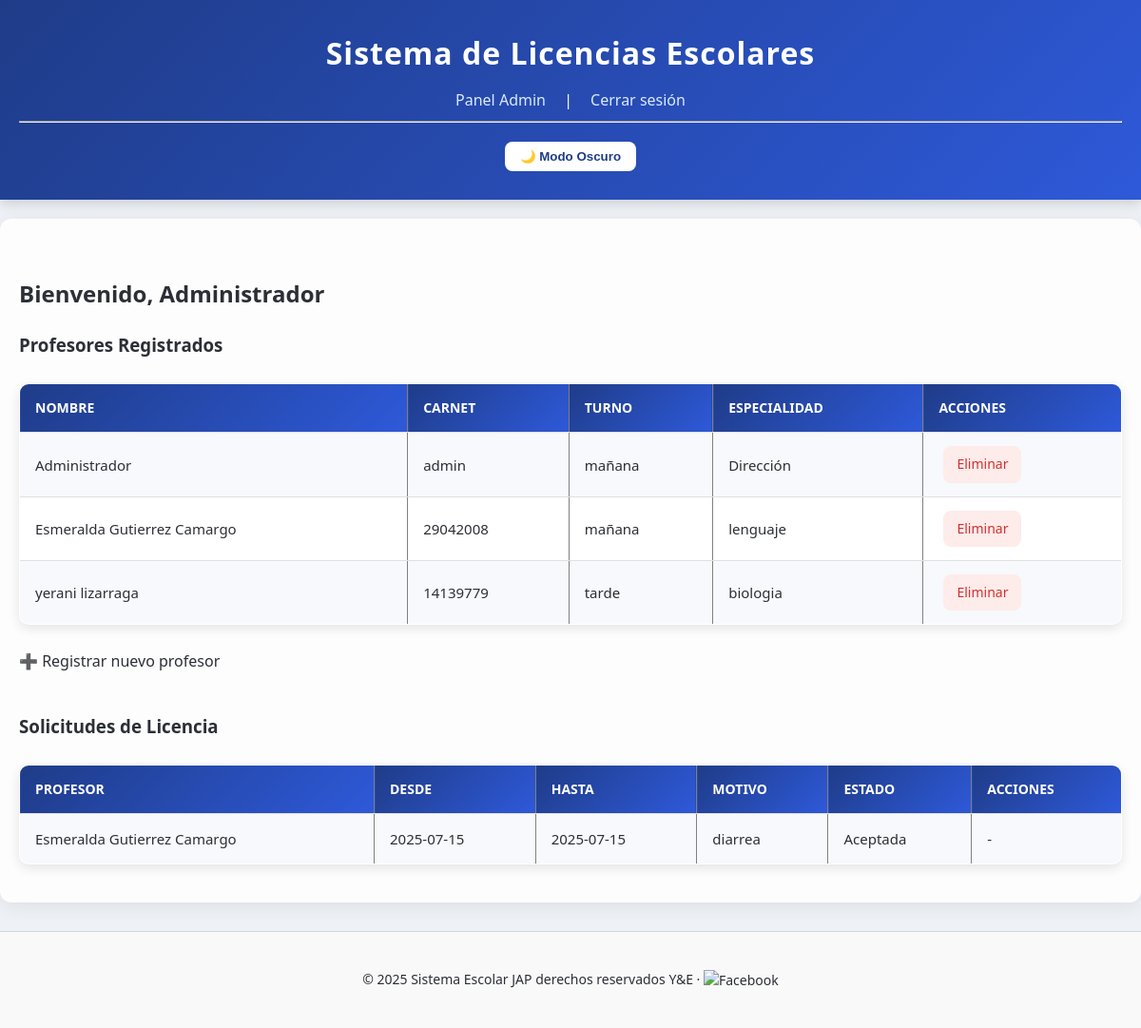
The page /dashboard_admin (signed in) on the database as committed earlier.
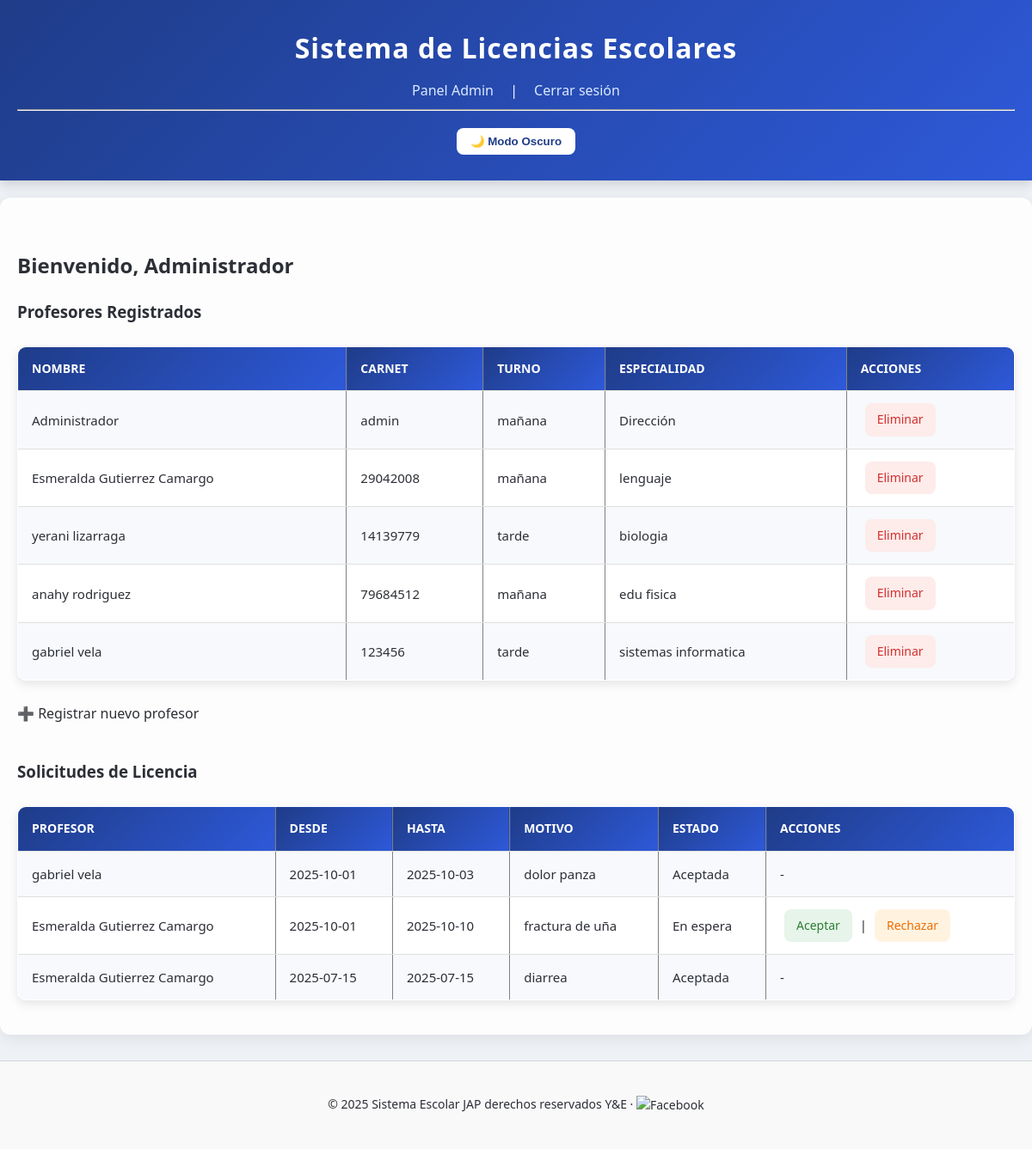
The same page on the database as committed later.
### tables this page shows
CREATE TABLE profesores (
            id INTEGER PRIMARY KEY AUTOINCREMENT,
            nombre TEXT,
            carnet TEXT UNIQUE,
            contrasena TEXT,
            turno TEXT,
            especialidad TEXT
        , foto TEXT);

CREATE TABLE licencias (
            id INTEGER PRIMARY KEY AUTOINCREMENT,
            profesor_id INTEGER,
            fecha TEXT,
            motivo TEXT,
            estado TEXT DEFAULT 'En espera',
            fecha_inicio TEXT,
            fecha_fin TEXT,
            FOREIGN KEY (profesor_id) REFERENCES profesores(id)
        );

### colegio-licencias/app.py (the view)
    @app.route('/dashboard_admin')
    def dashboard_admin():
        if session.get('user_role') != 'admin':
            return redirect(url_for('login'))
        conn = get_db_connection()
        profesores = conn.execute('SELECT * FROM profesores').fetchall()
        licencias = conn.execute('''
            SELECT l.*, p.nombre FROM licencias l
            JOIN profesores p ON l.profesor_id = p.id
            ORDER BY l.fecha DESC
        ''').fetchall()
        conn.close()
        return render_template('dashboard_admin.html', profesores=profesores, licencias=licencias)

### colegio-licencias/templates/dashboard_admin.html (shortened to what this page needs)
{% extends "base.html" %}
{% block content %}
  <h2>Bienvenido, {{ session['user_name'] }}</h2>
  <h3>Profesores Registrados</h3>
  <table border="1" cellpadding="8">
    <tr>
      <th>Nombre</th>
      <th>Carnet</th>
      <th>Turno</th>
      <th>Especialidad</th>
      <th>Acciones</th>
    </tr>
    {% for profesor in profesores %}
    <tr>
      <td>{{ profesor['nombre'] }}</td>
      <td>{{ profesor['carnet'] }}</td>
      <td>{{ profesor['turno'] }}</td>
      <td>{{ profesor['especialidad'] }}</td>
      <td>
        <a href="{{ url_for('eliminar_profesor', id=profesor['id']) }}" onclick="return confirm('¿Estás seguro de eliminar al profesor?')">Eliminar</a>
      </td>
    </tr>
    {% endfor %}
  </table>
  <br>
  <a href="{{ url_for('register_profesor') }}">➕ Registrar nuevo profesor</a>
  <h3 style="margin-top: 40px;">Solicitudes de Licencia</h3>
  <table border="1" cellpadding="8">
    <tr>
      <th>Profesor</th>
      <th>Desde</th>
      <th>Hasta</th>
      <th>Motivo</th>
      <th>Estado</th>
      <th>Acciones</th>
    </tr>
    {% for licencia in licencias %}
    <tr>
      <td>{{ licencia['nombre'] }}</td>
      <td>{{ licencia['fecha_inicio'] }}</td>
      <td>{{ licencia['fecha_fin'] }}</td>
      <td>{{ licencia['motivo'] }}</td>
      <td>{{ licencia['estado'] }}</td>
      <td>
        {% if licencia['estado'] == 'En espera' %}
          <a href="{{ url_for('aceptar_licencia', id=licencia['id']) }}">Aceptar</a> |
          <a href="{{ url_for('rechazar_licencia', id=licencia['id']) }}">Rechazar</a>
        {% else %}
          -
        {% endif %}
      </td>
    </tr>
    {% endfor %}
  </table>
{% endblock %}

### colegio-licencias/templates/base.html (shortened to what this page needs)
<!DOCTYPE html>
<html lang="es">
<head>
  <link rel="stylesheet" href="{{ url_for('static', filename='css/styles.css') }}">
</head>
<body>
  <header>
    <div class="navbar">
      <h1>Sistema de Licencias Escolares</h1>
      <nav>
        {% if session.get('user_role') %}
          {% if session['user_role'] == 'admin' %}
            <a href="{{ url_for('dashboard_admin') }}">Panel Admin</a> |
          {% endif %}
          <a href="{{ url_for('logout') }}">Cerrar sesión</a>
        {% else %}
          <a href="{{ url_for('login') }}">Iniciar Sesión</a>
        {% endif %}
      </nav>
    </div>
    <hr>
   <button id="theme-toggle">🌙 Modo Oscuro</button>
  </header>
  <main>
    {% block content %}{% endblock %}
  </main>
  <footer class="footer">
    <p>
      &copy; 2025 Sistema Escolar JAP derechos reservados Y&E
      ·
      <a class="Facebook-link" href="https://www.facebook.com/profile.php?id=61578831111755" target="_blank" title="Visitar canal de Facebook">
        <img src="https://encrypted-tbn0.gstatic.com/images?q=tbn:ANd9GcQdu64Kd_uo0jxcd1IvtjkX0TO4rt-k9XFh4A&s" alt="Facebook" width="20" style="vertical-align: middle;">
      </a>
    </p>
 </footer>
</body>

### colegio-licencias/static/css/styles.css (style rules this page uses)
body { font-family: "Segoe UI", Roboto, Arial, sans-serif; margin: 0; padding: 0; background: #eef1f6; color: #2c2f36; line-height: 1.6; }
header { background: linear-gradient(135deg, #1f3c88, #2e59d9); color: #fff; padding: 30px 20px; text-align: center; box-shadow: 0 4px 12px rgba(0,0,0,0.15); }
header h1 { margin: 0; font-size: 32px; font-weight: 600; letter-spacing: 1px; }
nav { margin-top: 12px; }
nav a { color: #dbeafe; margin: 0 15px; text-decoration: none; font-weight: 500; font-size: 16px; transition: color 0.3s ease, border-bottom 0.3s ease; padding-bottom: 4px; }
main { padding: 40px 20px; background-color: #fdfdfd; max-width: 1200px; margin: 20px auto; border-radius: 12px; box-shadow: 0 4px 20px rgba(0,0,0,0.08); }
table { width: 100%; border-collapse: collapse; margin-top: 25px; overflow: hidden; border-radius: 10px; box-shadow: 0 2px 8px rgba(0,0,0,0.1); }
table th, table td { padding: 14px; border-bottom: 1px solid #e0e0e0; text-align: left; font-size: 15px; }
table th { background-color: #1f3c88; color: #fff; font-weight: 600; text-transform: uppercase; }
table tr:nth-child(even) { background-color: #f3f6fc; }
a { text-decoration: none; color: inherit; }
a[href*="eliminar"], a[href*="aceptar"], a[href*="rechazar"] { display: inline-block; margin: 0 5px; padding: 8px 14px; border-radius: 8px; font-size: 14px; font-weight: 500; transition: background 0.3s ease, transform 0.2s ease; }
a[href*="eliminar"] { background: #fdecea; color: #d32f2f; }
a[href*="aceptar"] { background: #e6f4ea; color: #2e7d32; }
a[href*="rechazar"] { background: #fff3e0; color: #ef6c00; }
.footer { text-align: center; font-size: 14px; color: #2c2f36; padding: 25px 0; margin-top: 30px; border-top: 1px solid #d1d5db; background: #f9f9f9; }
table { border-collapse: collapse; width: 100%; border-radius: 10px; overflow: hidden; box-shadow: 0 4px 12px rgba(0,0,0,0.1); background: #fff; }
table th, table td { padding: 14px 16px; text-align: left; transition: background 0.3s ease, color 0.3s ease; }
table th { background: linear-gradient(135deg, #1f3c88, #2e59d9); color: #fff; font-weight: 600; text-transform: uppercase; font-size: 14px; }
table tr { transition: background 0.3s ease, transform 0.2s ease; }
table tr:nth-child(even) { background-color: #f7f9fc; }
#theme-toggle { background: #fff; color: #1f3c88; border: none; padding: 8px 16px; border-radius: 8px; font-weight: 600; cursor: pointer; margin-top: 12px; transition: background 0.3s, color 0.3s; }
body, header, main, table, th, td, .form-container, .login-card, .footer, .btn-primary, .login-card button { transition: background-color 0.4s ease, color 0.4s ease, border-color 0.4s ease, box-shadow 0.4s ease; }

Rows that differ between the two databases and show on the page:
added profesores: nombre "anahy rodriguez", carnet "79684512", turno "mañana", especialidad "edu fisica"
added profesores: nombre "gabriel vela", carnet "123456", turno "tarde", especialidad "sistemas informatica"
added licencias: nombre "gabriel vela", fecha_inicio "2025-10-01", fecha_fin "2025-10-03", motivo "dolor panza", estado "Aceptada"
added licencias: nombre "Esmeralda Gutierrez Camargo", fecha_inicio "2025-10-01", fecha_fin "2025-10-10", motivo "fractura de uña", estado "En espera"
